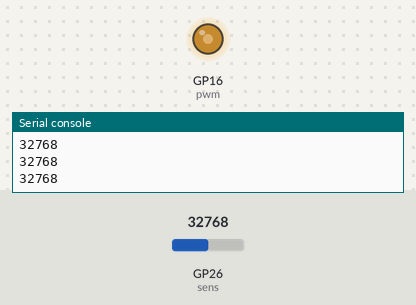
The program below on a simulated Raspberry Pi Pico running MicroPython. On the bench: output pins drawn as LEDs (lit = HIGH), the last lines printed to the serial console. The test bench sets the inputs (shaded band); at power-on: GP26 (sens) = 32768 (analog values on the 0–65535 scale).

Above: at 1.2 s.
1.3 s: GP26 (sens) set to 45874
At 1.6 s:
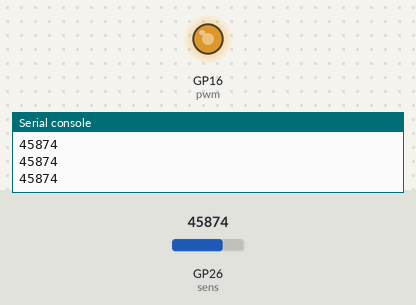
2.8 s: GP26 (sens) set to 57670
At 3.8 s:
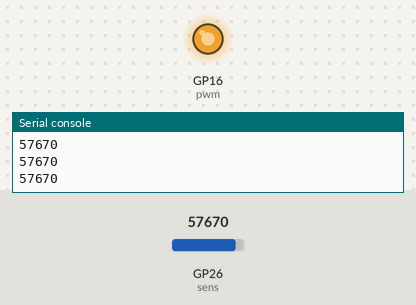
4.3 s: GP26 (sens) set to 7864
At 5.2 s:
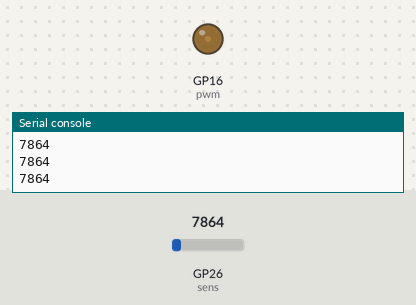
5.8 s: GP26 (sens) set to 0
At 6.2 s:
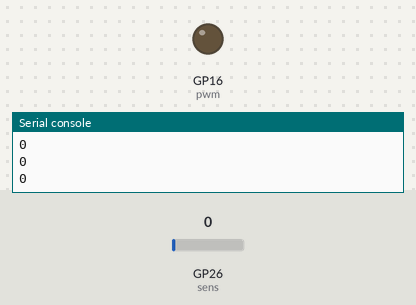
Timing chart, 0 to 8.3 s (numbered marks = the images above; inputs shaded):
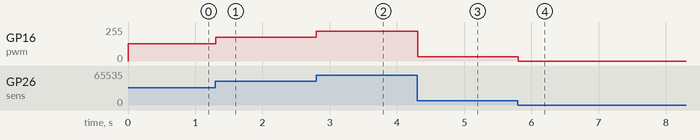

The program:

004-ADC.py
```python
import machine
import time
from machine import Pin, PWM

pwm = PWM(Pin(16))
pwm.freq(1000)

sens = machine.ADC(26) #gp26 channel 0

while True:
    val = sens.read_u16()
    print(val)
    pwm.duty_u16(val)
    time.sleep(0.01)
```

Measured:
- after the input at 1.3 s, GP16 (pwm): 128/255 → 178/255 at once
- after the input at 2.8 s, GP16 (pwm): 178/255 → 224/255 at once
- after the input at 4.3 s, GP16 (pwm): 224/255 → 31/255 at once
- after the input at 5.8 s, GP16 (pwm): 31/255 → 0/255 at once
